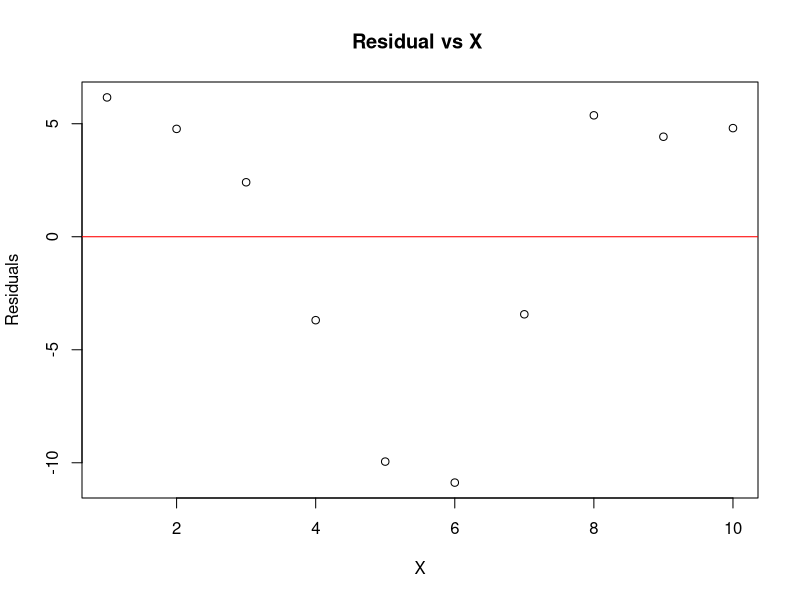
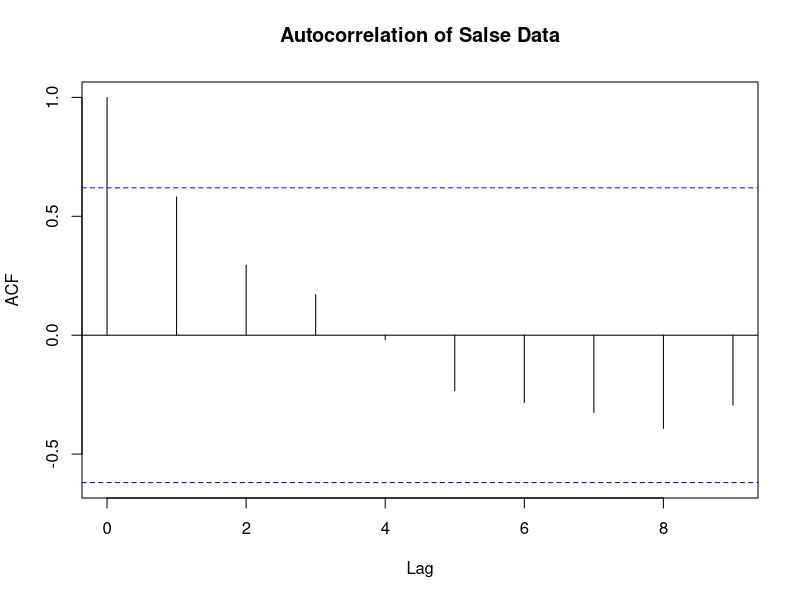

Source code (R) for these figures, in order:
original <- c(-2, 1, -3, 2, 3, 5, 4, 6, 5, 6, 7)
predicted <- c(-1, -1, -2, 2, 3, 4, 4, 5, 5, 7, 7)

d = original - predicted
mse <- mean((d)^2)
mae <- mean(abs(d))
rmse <- sqrt(mse)

R2 = 1-((sum(d)^2)/sum(original-mean(original))^2)
cat("MAE:",mae,"\n","MSE:",mse,"\n","RMSE:",rmse,"\n","R-squared:",R2)

library(lmtest)
x <- c(1,2,3,4,5,6,7,8,9,10)
y <- c(2,5,9,13,18,24,31,39,48,60) + rnorm(10, mean = 0, sd = x)
model<- lm(y~x)

plot(x,residuals(model),main="Residual vs X ",ylab = "Residuals",xlab = "X")
abline(h="0",col="red")
bptest(model)

library(stats)
sales_data <- c(100, 102, 104, 103, 105, 107, 106, 108, 110, 112)
acf(sales_data,main="Autocorrelation of Salse Data")
acf_values<-acf(sales_data,plot="FALSE")
print(acf_values)


model <- lm(mpg ~ disp + hp + wt, data = mtcars)
library(car)
vif(model)


data(mtcars)  # Load the dataset

# Fit linear model
model <- lm(mpg ~ disp + hp + wt, data = mtcars)
summary(model)
# Install if not already installed
# install.packages("car")
library(car)
vif(model)

install.packages("car")
library(car)
X1<-c(1,2,3,4,5,6,7,8,9,10)
X2<-X1*2+rnorm(10, mean=0, sd=0.5)
Y<-3+2*X1+1.5*X2+rnorm(10, mean=0, sd=1)
model<-lm(Y~X1+X2)
vif_values<-vif(model)
print(vif_values)




x <- c(151, 174, 138, 186, 128, 136, 179, 163, 152, 131) 
y <- c(63, 81, 56, 91, 47, 57, 76, 72, 62, 48) 
model<-lm(y~x)
summary(model)
new_data <- data.frame(x = 170)
predicted_weight <- predict(model , new_data)
predicted_weight


data(mtcars)
mtcars$am <- factor(mtcars$am)
model <- glm(am ~ mpg+ disp + hp + wt ,family = binomial(), data = mtcars)
summary(model)